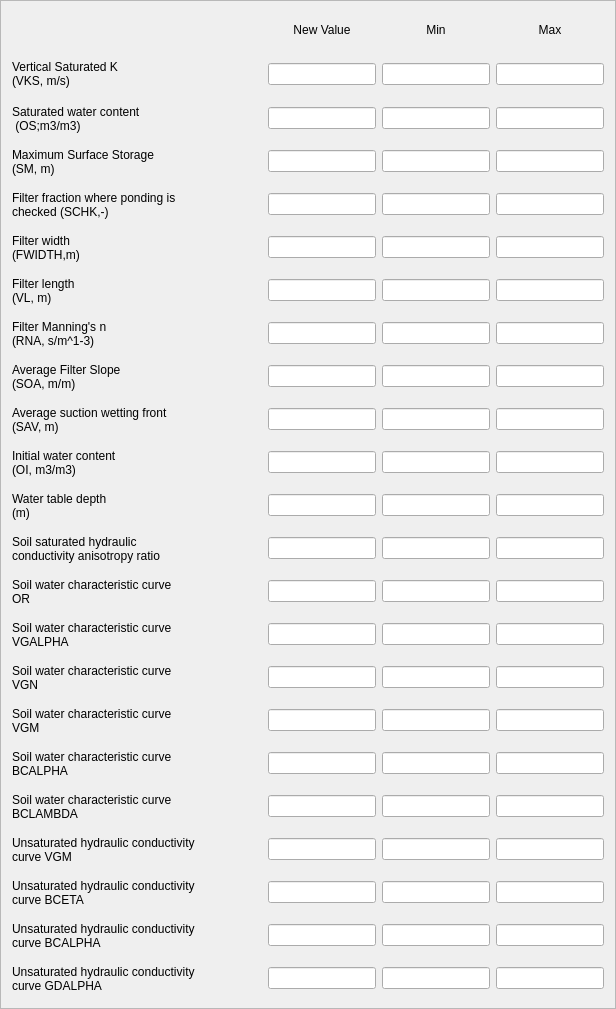
        <widget class="QFrame" name="frame_40">
         <property name="minimumSize">
          <size>
           <width>0</width>
           <height>37</height>
          </size>
         </property>
         <property name="frameShape">
          <enum>QFrame::StyledPanel</enum>
         </property>
         <property name="frameShadow">
          <enum>QFrame::Raised</enum>
         </property>
         <layout class="QGridLayout" name="gridLayout_57">
          <item row="0" column="0" colspan="2">
           <layout class="QHBoxLayout" name="horizontalLayout_89">
            <item>
             <widget class="QWidget" name="widget_4" native="true">
              <property name="minimumSize">
               <size>
                <width>250</width>
                <height>0</height>
               </size>
              </property>
             </widget>
            </item>
            <item>
             <widget class="QLabel" name="label_91">
              <property name="minimumSize">
               <size>
                <width>70</width>
                <height>36</height>
               </size>
              </property>
              <property name="text">
               <string>New Value</string>
              </property>
              <property name="alignment">
               <set>Qt::AlignCenter</set>
              </property>
             </widget>
            </item>
            <item>
             <widget class="QLabel" name="label_92">
              <property name="minimumSize">
               <size>
                <width>0</width>
                <height>0</height>
               </size>
              </property>
              <property name="text">
               <string>Min</string>
              </property>
              <property name="alignment">
               <set>Qt::AlignCenter</set>
              </property>
             </widget>
            </item>
            <item>
             <widget class="QLabel" name="label_93">
              <property name="minimumSize">
               <size>
                <width>0</width>
                <height>0</height>
               </size>
              </property>
              <property name="text">
               <string>Max</string>
              </property>
              <property name="alignment">
               <set>Qt::AlignCenter</set>
              </property>
             </widget>
            </item>
           </layout>
          </item>
          <item row="3" column="0" colspan="2">
           <layout class="QHBoxLayout" name="horizontalLayout_83">
            <item>
             <widget class="QLabel" name="label_85">
              <property name="minimumSize">
               <size>
                <width>250</width>
                <height>37</height>
               </size>
              </property>
              <property name="text">
               <string>Saturated water content
 (OS;m3/m3)</string>
              </property>
             </widget>
            </item>
            <item>
             <widget class="QLineEdit" name="new_saturated">
              <property name="alignment">
               <set>Qt::AlignCenter</set>
              </property>
             </widget>
            </item>
            <item>
             <widget class="QLineEdit" name="min_saturated">
              <property name="alignment">
               <set>Qt::AlignCenter</set>
              </property>
             </widget>
            </item>
            <item>
             <widget class="QLineEdit" name="max_saturated">
              <property name="alignment">
               <set>Qt::AlignCenter</set>
              </property>
             </widget>
            </item>
           </layout>
          </item>
          <item row="6" column="0" colspan="2">
           <layout class="QHBoxLayout" name="horizontalLayout_86">
            <item>
             <widget class="QLabel" name="label_88">
              <property name="minimumSize">
               <size>
                <width>250</width>
                <height>37</height>
               </size>
              </property>
              <property name="text">
               <string>Filter fraction where ponding is 
checked (SCHK,-)</string>
              </property>
             </widget>
            </item>
            <item>
             <widget class="QLineEdit" name="new_fraction">
              <property name="alignment">
               <set>Qt::AlignCenter</set>
              </property>
             </widget>
            </item>
            <item>
             <widget class="QLineEdit" name="min_fraction">
              <property name="alignment">
               <set>Qt::AlignCenter</set>
              </property>
             </widget>
            </item>
            <item>
             <widget class="QLineEdit" name="max_fraction">
              <property name="alignment">
               <set>Qt::AlignCenter</set>
              </property>
             </widget>
            </item>
           </layout>
          </item>
          <item row="9" column="0" colspan="2">
           <layout class="QHBoxLayout" name="horizontalLayout_84">
            <item>
             <widget class="QLabel" name="label_86">
              <property name="minimumSize">
               <size>
                <width>250</width>
                <height>37</height>
               </size>
              </property>
              <property name="text">
               <string>Filter Manning's n
(RNA, s/m^1-3)</string>
              </property>
             </widget>
            </item>
            <item>
             <widget class="QLineEdit" name="new_manning">
              <property name="alignment">
               <set>Qt::AlignCenter</set>
              </property>
             </widget>
            </item>
            <item>
             <widget class="QLineEdit" name="min_manning">
              <property name="alignment">
               <set>Qt::AlignCenter</set>
              </property>
             </widget>
            </item>
            <item>
             <widget class="QLineEdit" name="max_manning">
              <property name="alignment">
               <set>Qt::AlignCenter</set>
              </property>
             </widget>
            </item>
           </layout>
          </item>
          <item row="8" column="0" colspan="2">
           <layout class="QHBoxLayout" name="horizontalLayout_88">
            <item>
             <widget class="QLabel" name="label_90">
              <property name="minimumSize">
               <size>
                <width>250</width>
                <height>37</height>
               </size>
              </property>
              <property name="text">
               <string>Filter length
(VL, m)</string>
              </property>
             </widget>
            </item>
            <item>
             <widget class="QLineEdit" name="new_length">
              <property name="alignment">
               <set>Qt::AlignCenter</set>
              </property>
             </widget>
            </item>
            <item>
             <widget class="QLineEdit" name="min_length">
              <property name="alignment">
               <set>Qt::AlignCenter</set>
              </property>
             </widget>
            </item>
            <item>
             <widget class="QLineEdit" name="max_length">
              <property name="alignment">
               <set>Qt::AlignCenter</set>
              </property>
             </widget>
            </item>
           </layout>
          </item>
          <item row="5" column="0" colspan="2">
           <layout class="QHBoxLayout" name="horizontalLayout_93">
            <item>
             <widget class="QLabel" name="label_97">
              <property name="minimumSize">
               <size>
                <width>250</width>
                <height>37</height>
               </size>
              </property>
              <property name="text">
               <string>Maximum Surface Storage 
(SM, m)</string>
              </property>
             </widget>
            </item>
            <item>
             <widget class="QLineEdit" name="new_maximum">
              <property name="alignment">
               <set>Qt::AlignCenter</set>
              </property>
             </widget>
            </item>
            <item>
             <widget class="QLineEdit" name="min_maximum">
              <property name="alignment">
               <set>Qt::AlignCenter</set>
              </property>
             </widget>
            </item>
            <item>
             <widget class="QLineEdit" name="max_maximum">
              <property name="alignment">
               <set>Qt::AlignCenter</set>
              </property>
             </widget>
            </item>
           </layout>
          </item>
          <item row="10" column="0" colspan="2">
           <layout class="QHBoxLayout" name="horizontalLayout_92">
            <item>
             <widget class="QLabel" name="label_96">
              <property name="minimumSize">
               <size>
                <width>250</width>
                <height>37</height>
               </size>
              </property>
              <property name="text">
               <string>Average Filter Slope
(SOA, m/m)</string>
              </property>
             </widget>
            </item>
            <item>
             <widget class="QLineEdit" name="new_slope">
              <property name="alignment">
               <set>Qt::AlignCenter</set>
              </property>
             </widget>
            </item>
            <item>
             <widget class="QLineEdit" name="min_slope">
              <property name="alignment">
               <set>Qt::AlignCenter</set>
              </property>
             </widget>
            </item>
            <item>
             <widget class="QLineEdit" name="max_slope">
              <property name="alignment">
               <set>Qt::AlignCenter</set>
              </property>
             </widget>
            </item>
           </layout>
          </item>
          <item row="7" column="0" colspan="2">
           <layout class="QHBoxLayout" name="horizontalLayout_91">
            <item>
             <widget class="QLabel" name="label_95">
              <property name="minimumSize">
               <size>
                <width>250</width>
                <height>37</height>
               </size>
              </property>
              <property name="text">
               <string>Filter width 
(FWIDTH,m)</string>
              </property>
             </widget>
            </item>
            <item>
             <widget class="QLineEdit" name="new_width">
              <property name="alignment">
               <set>Qt::AlignCenter</set>
              </property>
             </widget>
            </item>
            <item>
             <widget class="QLineEdit" name="min_width">
              <property name="alignment">
               <set>Qt::AlignCenter</set>
              </property>
             </widget>
            </item>
            <item>
             <widget class="QLineEdit" name="max_width">
              <property name="alignment">
               <set>Qt::AlignCenter</set>
              </property>
             </widget>
            </item>
           </layout>
          </item>
          <item row="1" column="0" colspan="2">
           <layout class="QHBoxLayout" name="horizontalLayout_85">
            <item>
             <widget class="QLabel" name="label_87">
              <property name="minimumSize">
               <size>
                <width>250</width>
                <height>40</height>
               </size>
              </property>
              <property name="text">
               <string>Vertical Saturated K 
(VKS, m/s)</string>
              </property>
             </widget>
            </item>
            <item>
             <widget class="QLineEdit" name="new_vertical">
              <property name="alignment">
               <set>Qt::AlignCenter</set>
              </property>
             </widget>
            </item>
            <item>
             <widget class="QLineEdit" name="min_vertical">
              <property name="alignment">
               <set>Qt::AlignCenter</set>
              </property>
             </widget>
            </item>
            <item>
             <widget class="QLineEdit" name="max_vertical">
              <property name="alignment">
               <set>Qt::AlignCenter</set>
              </property>
             </widget>
            </item>
           </layout>
          </item>
          <item row="11" column="0" colspan="2">
           <layout class="QHBoxLayout" name="horizontalLayout_90">
            <item>
             <widget class="QLabel" name="label_94">
              <property name="minimumSize">
               <size>
                <width>250</width>
                <height>37</height>
               </size>
              </property>
              <property name="text">
               <string>Average suction wetting front 
(SAV, m)</string>
              </property>
             </widget>
            </item>
            <item>
             <widget class="QLineEdit" name="new_average">
              <property name="alignment">
               <set>Qt::AlignCenter</set>
              </property>
             </widget>
            </item>
            <item>
             <widget class="QLineEdit" name="min_average">
              <property name="alignment">
               <set>Qt::AlignCenter</set>
              </property>
             </widget>
            </item>
            <item>
             <widget class="QLineEdit" name="max_average">
              <property name="alignment">
               <set>Qt::AlignCenter</set>
              </property>
             </widget>
            </item>
           </layout>
          </item>
          <item row="12" column="0" colspan="2">
           <layout class="QHBoxLayout" name="horizontalLayout_87">
            <item>
             <widget class="QLabel" name="label_89">
              <property name="minimumSize">
               <size>
                <width>250</width>
                <height>37</height>
               </size>
              </property>
              <property name="text">
               <string>Initial water content 
(OI, m3/m3)</string>
              </property>
             </widget>
            </item>
            <item>
             <widget class="QLineEdit" name="new_initial">
              <property name="alignment">
               <set>Qt::AlignCenter</set>
              </property>
             </widget>
            </item>
            <item>
             <widget class="QLineEdit" name="min_initial">
              <property name="alignment">
               <set>Qt::AlignCenter</set>
              </property>
             </widget>
            </item>
            <item>
             <widget class="QLineEdit" name="max_initial">
              <property name="alignment">
               <set>Qt::AlignCenter</set>
              </property>
             </widget>
            </item>
           </layout>
          </item>
          <item row="13" column="0" colspan="2">
           <layout class="QHBoxLayout" name="horizontalLayout_3">
            <item>
             <widget class="QLabel" name="label">
              <property name="minimumSize">
               <size>
                <width>250</width>
                <height>37</height>
               </size>
              </property>
              <property name="text">
               <string>Water table depth
(m)</string>
              </property>
             </widget>
            </item>
            <item>
             <widget class="QLineEdit" name="new_depth">
              <property name="alignment">
               <set>Qt::AlignCenter</set>
              </property>
             </widget>
            </item>
            <item>
             <widget class="QLineEdit" name="min_depth">
              <property name="alignment">
               <set>Qt::AlignCenter</set>
              </property>
             </widget>
            </item>
            <item>
             <widget class="QLineEdit" name="max_depth">
              <property name="alignment">
               <set>Qt::AlignCenter</set>
              </property>
             </widget>
            </item>
           </layout>
          </item>
          <item row="14" column="0" colspan="2">
           <layout class="QHBoxLayout" name="horizontalLayout_4">
            <item>
             <widget class="QLabel" name="label_2">
              <property name="minimumSize">
               <size>
                <width>250</width>
                <height>37</height>
               </size>
              </property>
              <property name="text">
               <string>Soil saturated hydraulic 
conductivity anisotropy ratio </string>
              </property>
             </widget>
            </item>
            <item>
             <widget class="QLineEdit" name="new_ansiotropy">
              <property name="alignment">
               <set>Qt::AlignCenter</set>
              </property>
             </widget>
            </item>
            <item>
             <widget class="QLineEdit" name="min_ansiotropy">
              <property name="alignment">
               <set>Qt::AlignCenter</set>
              </property>
             </widget>
            </item>
            <item>
             <widget class="QLineEdit" name="max_ansiotropy">
              <property name="alignment">
               <set>Qt::AlignCenter</set>
              </property>
             </widget>
            </item>
           </layout>
          </item>
          <item row="15" column="0" colspan="2">
           <layout class="QHBoxLayout" name="horizontalLayout_5">
            <item>
             <widget class="QLabel" name="label_3">
              <property name="minimumSize">
               <size>
                <width>250</width>
                <height>37</height>
               </size>
              </property>
              <property name="text">
               <string>Soil water characteristic curve 
OR</string>
              </property>
             </widget>
            </item>
            <item>
             <widget class="QLineEdit" name="new_soil_or">
              <property name="alignment">
               <set>Qt::AlignCenter</set>
              </property>
             </widget>
            </item>
            <item>
             <widget class="QLineEdit" name="min_soil_or">
              <property name="alignment">
               <set>Qt::AlignCenter</set>
              </property>
             </widget>
            </item>
            <item>
             <widget class="QLineEdit" name="max_soil_or">
              <property name="alignment">
               <set>Qt::AlignCenter</set>
              </property>
             </widget>
            </item>
           </layout>
          </item>
          <item row="16" column="0" colspan="2">
           <layout class="QHBoxLayout" name="horizontalLayout_6">
            <item>
             <widget class="QLabel" name="label_4">
              <property name="minimumSize">
               <size>
                <width>250</width>
                <height>37</height>
               </size>
              </property>
              <property name="text">
               <string>Soil water characteristic curve 
VGALPHA</string>
              </property>
             </widget>
            </item>
            <item>
             <widget class="QLineEdit" name="new_soil_vgalpha">
              <property name="alignment">
               <set>Qt::AlignCenter</set>
              </property>
             </widget>
            </item>
            <item>
             <widget class="QLineEdit" name="min_soil_vgalpha">
              <property name="alignment">
               <set>Qt::AlignCenter</set>
              </property>
             </widget>
            </item>
            <item>
             <widget class="QLineEdit" name="max_soil_vgalpha">
              <property name="alignment">
               <set>Qt::AlignCenter</set>
              </property>
             </widget>
            </item>
           </layout>
          </item>
          <item row="17" column="0" colspan="2">
           <layout class="QHBoxLayout" name="horizontalLayout_7">
            <item>
             <widget class="QLabel" name="label_5">
              <property name="minimumSize">
               <size>
                <width>250</width>
                <height>37</height>
               </size>
              </property>
              <property name="text">
               <string>Soil water characteristic curve 
VGN</string>
              </property>
             </widget>
            </item>
            <item>
             <widget class="QLineEdit" name="new_soil_vgn">
              <property name="alignment">
               <set>Qt::AlignCenter</set>
              </property>
             </widget>
            </item>
            <item>
             <widget class="QLineEdit" name="min_soil_vgn">
              <property name="alignment">
               <set>Qt::AlignCenter</set>
              </property>
             </widget>
            </item>
            <item>
             <widget class="QLineEdit" name="max_soil_vgn">
              <property name="alignment">
               <set>Qt::AlignCenter</set>
              </property>
             </widget>
            </item>
           </layout>
          </item>
          <item row="18" column="0" colspan="2">
           <layout class="QHBoxLayout" name="horizontalLayout_8">
            <item>
             <widget class="QLabel" name="label_6">
              <property name="minimumSize">
               <size>
                <width>250</width>
                <height>37</height>
               </size>
              </property>
              <property name="text">
               <string>Soil water characteristic curve 
VGM</string>
              </property>
             </widget>
            </item>
            <item>
             <widget class="QLineEdit" name="new_soil_vgm">
              <property name="alignment">
               <set>Qt::AlignCenter</set>
              </property>
             </widget>
            </item>
            <item>
             <widget class="QLineEdit" name="min_soil_vgm">
              <property name="alignment">
               <set>Qt::AlignCenter</set>
              </property>
             </widget>
            </item>
            <item>
             <widget class="QLineEdit" name="max_soil_vgm">
              <property name="alignment">
               <set>Qt::AlignCenter</set>
              </property>
             </widget>
            </item>
           </layout>
          </item>
          <item row="19" column="0" colspan="2">
           <layout class="QHBoxLayout" name="horizontalLayout_9">
            <item>
             <widget class="QLabel" name="label_7">
              <property name="minimumSize">
               <size>
                <width>250</width>
                <height>37</height>
               </size>
              </property>
              <property name="text">
               <string>Soil water characteristic curve 
BCALPHA</string>
              </property>
             </widget>
            </item>
            <item>
             <widget class="QLineEdit" name="new_soil_bcalpha">
              <property name="alignment">
               <set>Qt::AlignCenter</set>
              </property>
             </widget>
            </item>
            <item>
             <widget class="QLineEdit" name="min_soil_bcalpha">
              <property name="alignment">
               <set>Qt::AlignCenter</set>
              </property>
             </widget>
            </item>
            <item>
             <widget class="QLineEdit" name="max_soil_bcalpha">
              <property name="alignment">
               <set>Qt::AlignCenter</set>
              </property>
             </widget>
            </item>
           </layout>
          </item>
          <item row="20" column="0" colspan="2">
           <layout class="QHBoxLayout" name="horizontalLayout_10">
            <item>
             <widget class="QLabel" name="label_8">
              <property name="minimumSize">
               <size>
                <width>250</width>
                <height>37</height>
               </size>
              </property>
              <property name="text">
               <string>Soil water characteristic curve 
BCLAMBDA</string>
              </property>
             </widget>
            </item>
            <item>
             <widget class="QLineEdit" name="new_soil_bclambda">
              <property name="alignment">
               <set>Qt::AlignCenter</set>
              </property>
             </widget>
            </item>
            <item>
             <widget class="QLineEdit" name="min_soil_bclambda">
              <property name="alignment">
               <set>Qt::AlignCenter</set>
              </property>
             </widget>
            </item>
            <item>
             <widget class="QLineEdit" name="max_soil_bclambda">
              <property name="alignment">
               <set>Qt::AlignCenter</set>
              </property>
             </widget>
            </item>
           </layout>
          </item>
          <item row="21" column="0" colspan="2">
           <layout class="QHBoxLayout" name="horizontalLayout_11">
            <item>
             <widget class="QLabel" name="label_9">
              <property name="minimumSize">
               <size>
                <width>250</width>
                <height>37</height>
               </size>
              </property>
              <property name="text">
               <string>Unsaturated hydraulic conductivity 
curve VGM</string>
              </property>
             </widget>
            </item>
            <item>
             <widget class="QLineEdit" name="new_unsaturated_vgm">
              <property name="alignment">
               <set>Qt::AlignCenter</set>
              </property>
             </widget>
            </item>
            <item>
             <widget class="QLineEdit" name="min_unsaturated_vgm">
              <property name="alignment">
               <set>Qt::AlignCenter</set>
              </property>
             </widget>
            </item>
            <item>
             <widget class="QLineEdit" name="max_unsaturated_vgm">
              <property name="alignment">
               <set>Qt::AlignCenter</set>
              </property>
             </widget>
            </item>
           </layout>
          </item>
          <item row="22" column="0" colspan="2">
           <layout class="QHBoxLayout" name="horizontalLayout_12">
            <item>
             <widget class="QLabel" name="label_10">
              <property name="minimumSize">
               <size>
                <width>250</width>
                <height>37</height>
               </size>
              </property>
              <property name="text">
               <string>Unsaturated hydraulic conductivity 
curve BCETA</string>
              </property>
             </widget>
            </item>
            <item>
             <widget class="QLineEdit" name="new_unsaturated_bceta">
              <property name="alignment">
               <set>Qt::AlignCenter</set>
              </property>
             </widget>
            </item>
            <item>
             <widget class="QLineEdit" name="min_unsaturated_bceta">
              <property name="alignment">
               <set>Qt::AlignCenter</set>
              </property>
             </widget>
            </item>
            <item>
             <widget class="QLineEdit" name="max_unsaturated_bceta">
              <property name="alignment">
               <set>Qt::AlignCenter</set>
              </property>
             </widget>
            </item>
           </layout>
          </item>
          <item row="23" column="0" colspan="2">
           <layout class="QHBoxLayout" name="horizontalLayout_13">
            <item>
             <widget class="QLabel" name="label_11">
              <property name="minimumSize">
               <size>
                <width>250</width>
                <height>37</height>
               </size>
              </property>
              <property name="text">
               <string>Unsaturated hydraulic conductivity 
curve BCALPHA</string>
              </property>
             </widget>
            </item>
            <item>
             <widget class="QLineEdit" name="new_unsaturated_bcalpha">
              <property name="alignment">
               <set>Qt::AlignCenter</set>
              </property>
             </widget>
            </item>
            <item>
             <widget class="QLineEdit" name="min_unsaturated_bcalpha">
              <property name="alignment">
               <set>Qt::AlignCenter</set>
              </property>
             </widget>
            </item>
            <item>
             <widget class="QLineEdit" name="max_unsaturated_bcalpha">
              <property name="alignment">
               <set>Qt::AlignCenter</set>
              </property>
             </widget>
            </item>
           </layout>
          </item>
          <item row="24" column="0" colspan="2">
           <layout class="QHBoxLayout" name="horizontalLayout_14">
            <item>
             <widget class="QLabel" name="label_12">
              <property name="minimumSize">
               <size>
                <width>250</width>
                <height>37</height>
               </size>
              </property>
              <property name="text">
               <string>Unsaturated hydraulic conductivity 
curve GDALPHA</string>
              </property>
             </widget>
            </item>
            <item>
             <widget class="QLineEdit" name="new_unsaturated_gdalpha">
              <property name="alignment">
               <set>Qt::AlignCenter</set>
              </property>
             </widget>
            </item>
            <item>
             <widget class="QLineEdit" name="min_unsaturated_gdalpha">
              <property name="alignment">
               <set>Qt::AlignCenter</set>
              </property>
             </widget>
            </item>
            <item>
             <widget class="QLineEdit" name="max_unsaturated_gdalpha">
              <property name="alignment">
               <set>Qt::AlignCenter</set>
              </property>
             </widget>
            </item>
           </layout>
          </item>
         </layout>
        </widget>
